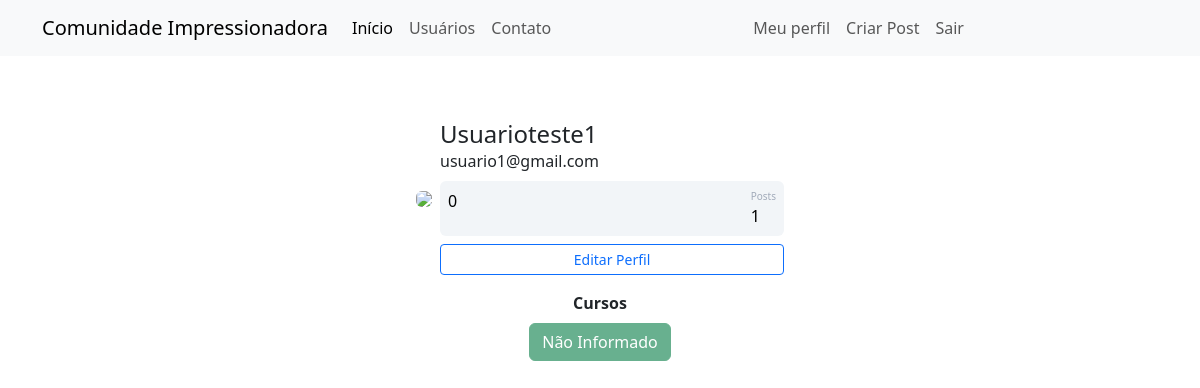
The page /perfil (signed in) on the database its author committed.
### comunidadeimpressionadora/models.py (models this page shows, shortened)
class Usuario(database.Model, UserMixin):
    id = database.Column(database.Integer, primary_key=True)
    username = database.Column(database.String, nullable=False, unique=True) # Nullable mostra q esse campo sempre tem que ser preenchido
    email = database.Column(database.String, nullable=False, unique=True)
    senha = database.Column(database.String, nullable=False)
    foto_perfil = database.Column(database.String, default='default.jpg')
    posts = database.relationship('Post', backref='autor', lazy=True)
    curso = database.Column(database.String, nullable=False, default='Não Informado') # Default eh um valor padra oque vai ta predefinido no banco de dados
    def contar_posts(self):
       return len(self.posts)

### comunidadeimpressionadora/routes.py (the view)
@app.route('/perfil')
@login_required
def perfil():
    foto_perfil = url_for('static', filename=f'fotos_perfil/{current_user.foto_perfil}')
    return render_template('perfil.html', foto_perfil=foto_perfil)

### comunidadeimpressionadora/models.py (called while the page is built)
@login_manager.user_loader
def load_usuario(id_usuario):
    return Usuario.query.get(int(id_usuario))

### comunidadeimpressionadora/templates/perfil.html (shortened to what this page needs)
{% extends 'base.html' %}
{% block body %}
    <div class="container mt-5 d-flex justify-content-center">
        <div class="card p-3">
            <div class="d-flex align-items-center">
                <div class="image pe-2"> <img src="{{ foto_perfil }}" class="rounded" width="200"> </div>
                <div class="ml-3 w-100">
                    <h4 class="mb-0 mt-0">{{ current_user.username }}</h4> <span>{{ current_user.email }}</span>
                    <div class="p-2 mt-2 bg-primary d-flex justify-content-between rounded text-white stats">
                        {% if current_user.curso in "Não Informado" %}
                            0
                        {% else %}
                            <div class="d-flex flex-column"> <span class="articles">Cursos</span> <span class="number1">{{ current_user.curso.count(';') + 1 }}</span> </div>
                        {% endif %}
                        <div class="d-flex flex-column"> <span class="rating">Posts</span> <span class="number3">{{ current_user.contar_posts() }}</span> </div>
                    </div>
                    <div class="button mt-2 d-flex flex-row align-items-center"><a class="w-100" href="{{ url_for('editar_perfil') }}"><button class="btn btn-sm btn-outline-primary w-100">Editar Perfil</button></a></div>
                </div>
            </div>
        </div>
    </div>
<div class="row justify-content-center">
    <div class="col-4" style="text-align: center;">
        <b>Cursos</b><br>
        {% for curso in current_user.curso.split(';') %}
            <button type="button" class="btn btn-success mt-2" disabled>{{ curso }}</button>
        {% endfor %}
    </div>
</div>
{% endblock %}

### comunidadeimpressionadora/templates/base.html (shortened to what this page needs)
<!DOCTYPE html>
<html lang="pt-br">
<head>
    <link href="https://cdn.jsdelivr.net/npm/bootstrap@5.3.3/dist/css/bootstrap.min.css" rel="stylesheet">
    <link rel="stylesheet" type="text/css" href="../static/main.css">
</head>
<body>
    {% include 'navbar.html' %}
    {% block body %}
    {% endblock %}
</body>
</html>

### comunidadeimpressionadora/templates/navbar.html (shortened to what this page needs)
<!DOCTYPE html>
<html lang="en">
<head>
</head>
<body>
      <nav class="navbar navbar-expand-lg navbar-light bg-light">
    <div class="container-fluid container">
      <a class="navbar-brand" href="{{ url_for('home') }}">Comunidade Impressionadora</a>
      <div class="collapse navbar-collapse" id="navbarSupportedContent">
        <ul class="navbar-nav me-auto mb-2 mb-lg-0">
          <li class="nav-item">
            <a class="nav-link active" aria-current="page" href="{{ url_for('home') }}">Início</a>
          </li>
              <li class="nav-item">
                <a class="nav-link" href="{{ url_for('usuarios') }}">Usuários</a>
              </li>
              <li class="nav-item">
            <a class="nav-link" href="{{ url_for('contato') }}">Contato</a>
          </li>
        </ul>
        <ul class="d-flex navbar-nav me-auto mb-2 mb-lg-0">
          {% if current_user.is_authenticated %}
              <li class="nav-item">
                <a class="nav-link" href="{{ url_for('perfil') }}">Meu perfil</a>
              </li>
              <li class="nav-item">
                <a class="nav-link" href="{{ url_for('criar_post') }}">Criar Post</a>
              </li>
              <li class="nav-item">
                <a class="nav-link" href="{{ url_for('sair') }}">Sair</a>
              </li>
          {% endif %}
        </ul>
      </div>
    </div>
  </nav>
</body>
</html>

### comunidadeimpressionadora/static/main.css (style rules this page uses)
.card { width: 400px; border: none; border-radius: 10px; background-color: #fff }
.stats { background: #f2f5f8 !important; color: #000 !important }
.rating { font-size: 10px; color: #a1aab9 }
.number3 { font-weight: 500 }

### rows shown on the page
Usuario: username "Usuarioteste1", email "usuario1@gmail.com", curso "Não Informado"

### other values the page prints
{{ current_user.contar_posts() }} "1"
